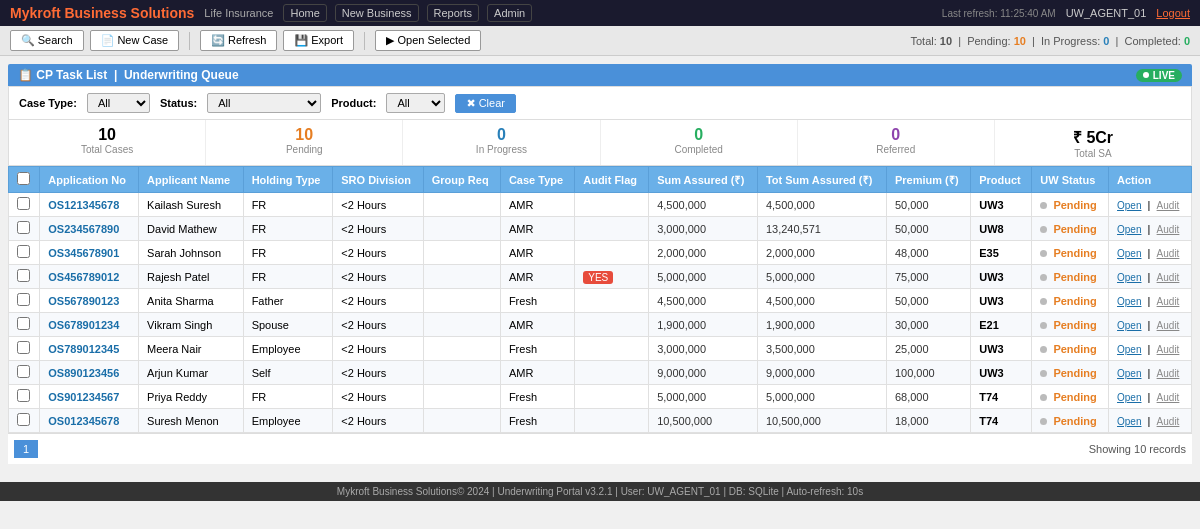
/, run on an earlier commit of the app's database.
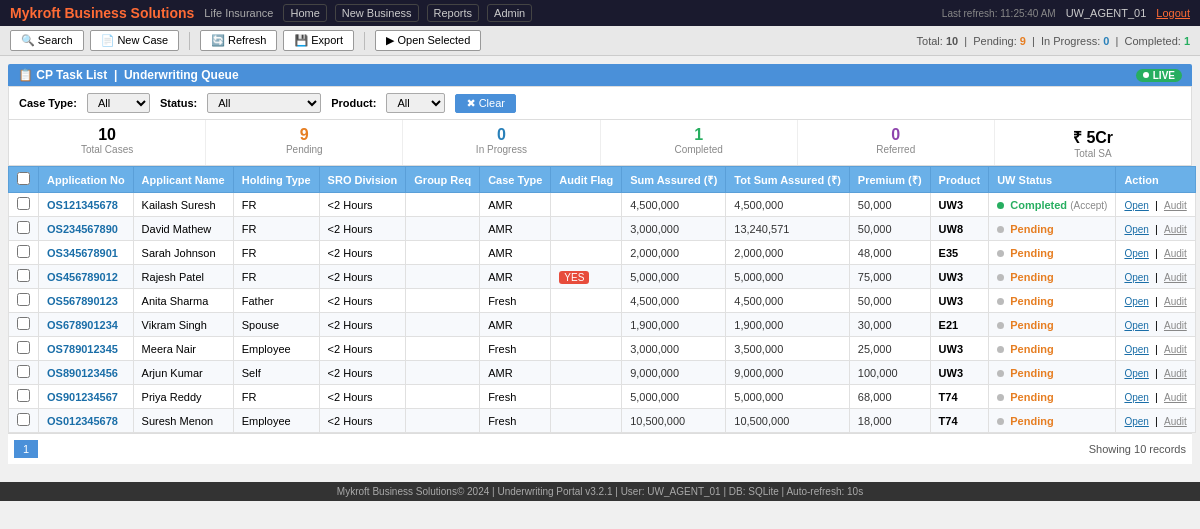
And on a later commit of the database.
### tables this page shows
CREATE TABLE cases (
    app_no              TEXT PRIMARY KEY,
    name                TEXT NOT NULL,
    first_name          TEXT,
    last_name           TEXT,
    dob                 TEXT,
    age                 INTEGER,
    gender              TEXT,
    marital_status      TEXT,
    nationality         TEXT,
    resident_status     TEXT,
    pan_no              TEXT,
    aadhaar_no          TEXT,
    mobile              TEXT,
    email               TEXT,
    address1            TEXT,
    address2            TEXT,
    city                TEXT,
    state               TEXT,
    pincode             TEXT,
    country             TEXT,
    occupation          TEXT,
    organisation_type   TEXT,
    industry            TEXT,
    education           TEXT,
    annual_income       REAL,
    experian_income     REAL,
    politically_exposed TEXT,
    high_risk           TEXT,
    bank_account        TEXT,
    bank_name           TEXT,
    ifsc                TEXT,
    nominee_name        TEXT,
    nominee_relation    TEXT,
    plan                TEXT,
    product_code        TEXT,
    sum_assured         REAL,
    premium             REAL,
    sourcing_type       TEXT,
    advisor_code        TEXT,
    -- Queue-level fields
    holding_type        TEXT,
    sro                 TEXT DEFAULT '<2 Hours',
    case_type           TEXT,
    tsa                 REAL,
    audit_flag          TEXT DEFAULT '',
    -- Status fields
    status              TEXT NOT NULL DEFAULT 'Pending',
    uw_status           TEXT,          -- NULL / 'In Progress' / 'Completed' / 'Referred to Risk'
    uw_decision         TEXT,          -- 'Accept' / 'Reject' / 'Refer'
    uw_remarks          TEXT,
    -- Timestamps
    created_at          TEXT NOT NULL DEFAULT (strftime('%Y-%m-%dT%H:%M:%SZ', 'now')),
    updated_at          TEXT NOT NULL DEFAULT (strftime('%Y-%m-%dT%H:%M:%SZ', 'now'))
);

### apps/sales_agent/router.py (the view)
@sales_agent_bp.route("/")
def queue_view():
    cases = crud.get_all_cases()
    stats = service.get_queue_stats(cases)
    return render_template("queue.html", cases=cases, stats=stats)

### apps/sales_agent/templates/queue.html (shortened to what this page needs)
<!DOCTYPE html>
<html lang="en">
<head>
</head>
<body>
<div class="topbar">
  <span class="logo">Mykroft Business Solutions </span>
  <span style="color:#aaa;font-size:11px">Life Insurance</span>
  <div class="nav-links">
    <a href="#">Home</a>
    <a href="#">New Business</a>
    <a href="#">Reports</a>
    <a href="#">Admin</a>
  </div>
  <div style="margin-left:auto;display:flex;gap:10px;align-items:center">
    <span class="last-updated">Last refresh: <span id="last-refresh-time">--</span></span>
    <span style="font-size:11px;color:#ccc">UW_AGENT_01</span>
    <a href="#" style="color:#ff6b35;font-size:11px">Logout</a>
  </div>
</div>
<div class="toolbar">
  <button>&#128269; Search</button>
  <button>&#128196; New Case</button>
  <button onclick="window.location.reload()">&#128260; Refresh</button>
  <button>&#128190; Export</button>
  <button onclick="openSelected()">&#9654; Open Selected</button>
  <span style="margin-left:auto;font-size:11px;color:#555">
    Total: <strong>{{ stats.total }}</strong> &nbsp;|&nbsp;
    Pending: <strong style="color:#e67e22">{{ stats.pending }}</strong> &nbsp;|&nbsp;
    In Progress: <strong style="color:#2980b9">{{ stats.in_progress }}</strong> &nbsp;|&nbsp;
    Completed: <strong style="color:#27ae60">{{ stats.completed }}</strong>
  </span>
</div>
<div class="main">
  <div class="section-header">
    <span>&#128203; CP Task List &nbsp;|&nbsp; Underwriting Queue</span>
    <span class="live-badge"><span class="live-dot"></span> LIVE</span>
  </div>
  <div class="filter-bar">
    <label>Case Type:</label>
    <select id="filter-case-type" onchange="applyFilter()">
      <option value="">All</option><option>AMR</option><option>Fresh</option>
    </select>
    <label>Status:</label>
    <select id="filter-status" onchange="applyFilter()">
      <option value="">All</option>
    </select>
    <label>Product:</label>
    <select id="filter-product" onchange="applyFilter()">
      <option value="">All</option>
    </select>
    <button onclick="clearFilters()">&#10006; Clear</button>
  </div>
  <div class="stats-bar">
    <div class="stat-card">
      <div class="val">{{ stats.total }}</div>
      <div class="lbl">Total Cases</div>
    </div>
    <div class="stat-card">
      <div class="val" style="color:#e67e22">{{ stats.pending }}</div>
      <div class="lbl">Pending</div>
    </div>
    <div class="stat-card">
      <div class="val" style="color:#2980b9">{{ stats.in_progress }}</div>
      <div class="lbl">In Progress</div>
    </div>
    <div class="stat-card">
      <div class="val" style="color:#27ae60">{{ stats.completed }}</div>
      <div class="lbl">Completed</div>
    </div>
    <div class="stat-card">
      <div class="val" style="color:#8e44ad">{{ stats.referred }}</div>
      <div class="lbl">Referred</div>
    </div>
    <div class="stat-card">
      <div class="val">&#8377; {{ "{:,.0f}".format(cases | sum(attribute='sum_assured') / 10000000) }}Cr</div>
      <div class="lbl">Total SA</div>
    </div>
  </div>
  <table id="cases-table">
    <thead>
      <tr>
        <th><input type="checkbox" id="check-all" onclick="toggleAll(this)"></th>
        <th>Application No</th>
        <th>Applicant Name</th>
        <th>Holding Type</th>
        <th>SRO Division</th>
        <th>Group Req</th>
        <th>Case Type</th>
        <th>Audit Flag</th>
        <th>Sum Assured (&#8377;)</th>
        <th>Tot Sum Assured (&#8377;)</th>
        <th>Premium (&#8377;)</th>
        <th>Product</th>
        <th>UW Status</th>
        <th>Action</th>
      </tr>
    </thead>
    <tbody id="cases-tbody">
      {% for case in cases %}
      <tr id="row-{{ case.app_no }}" data-app-no="{{ case.app_no }}"
          data-case-type="{{ case.case_type }}"
          data-status="{{ case.status }}"
          data-product="{{ case.product_code }}"
          onclick="window.location='/case/{{ case.app_no }}'">
        <td><input type="checkbox" class="row-check" data-app-no="{{ case.app_no }}" onclick="event.stopPropagation()"></td>
        <td style="color:#1a6ea8;font-weight:bold">{{ case.app_no }}</td>
        <td>{{ case.name }}</td>
        <td>{{ case.holding_type }}</td>
        <td>{{ case.sro }}</td>
        <td></td>
        <td>{{ case.case_type }}</td>
        <td>{% if case.audit_flag %}<span class="audit-flag">{{ case.audit_flag }}</span>{% endif %}</td>
        <td class="sum">{{ "{:,.0f}".format(case.sum_assured) }}</td>
        <td class="sum">{{ "{:,.0f}".format(case.tsa) }}</td>
        <td class="sum">{{ "{:,.0f}".format(case.premium) }}</td>
        <td><strong>{{ case.product_code }}</strong></td>
        <td id="status-{{ case.app_no }}">
          {%- set s = case.status -%}
          <span class="uw-dot uw-{{ s|lower|replace(' ', '')|replace('_','') }}"></span>
          <span class="status-{{ s }}">{{ s }}</span>
          {%- if case.uw_decision %} <span style="font-size:10px;color:#888">({{ case.uw_decision }})</span>{%- endif %}
        </td>
        <td onclick="event.stopPropagation()">
          <a href="/case/{{ case.app_no }}" style="color:#1a6ea8;font-size:10px">Open</a>
          &nbsp;|&nbsp;
          <a href="/case/{{ case.app_no }}/audit" style="color:#888;font-size:10px">Audit</a>
        </td>
      </tr>
      {% endfor %}
    </tbody>
  </table>
  <div class="pagination">
    <button class="active">1</button>
    <span style="margin-left:auto;font-size:11px;color:#555">Showing {{ cases|length }} records</span>
  </div>
</div>
<div class="footer">
  Mykroft Business Solutions&copy; 2024 | Underwriting Portal v3.2.1 |
  User: UW_AGENT_01 | DB: SQLite | Auto-refresh: 10s
</div>
</body>
</html>

### apps/sales_agent/templates/queue.html (style rules this page uses)
* { margin: 0; padding: 0; box-sizing: border-box; }
body { font-family: Arial, sans-serif; font-size: 12px; background: #f0f0f0; }
.topbar { background: #1a1a2e; color: white; padding: 4px 10px; display: flex; align-items: center; gap: 10px; }
.topbar .logo { color: #ff6b35; font-weight: bold; font-size: 14px; }
.topbar .nav-links { display: flex; gap: 8px; }
.topbar .nav-links a { color: #ccc; text-decoration: none; font-size: 11px; padding: 2px 6px; border: 1px solid #444; border-radius: 3px; }
.toolbar { background: #e8e8e8; border-bottom: 1px solid #ccc; padding: 4px 10px; display: flex; align-items: center; gap: 6px; }
.toolbar button { padding: 3px 10px; font-size: 11px; border: 1px solid #999; background: #fff; cursor: pointer; border-radius: 2px; }
.main { padding: 8px; }
.section-header { background: #4a90d9; color: white; padding: 4px 10px; font-weight: bold; font-size: 12px; border-radius: 2px 2px 0 0; display: flex; align-items: center; justify-content: space-between; }
.live-badge { background: #27ae60; color: white; padding: 1px 7px; border-radius: 8px; font-size: 10px; display: flex; align-items: center; gap: 4px; }
.live-dot { width: 6px; height: 6px; border-radius: 50%; background: white; animation: blink 1.4s infinite; }
.filter-bar { background: #fff; border: 1px solid #ddd; padding: 6px 10px; display: flex; gap: 10px; align-items: center; flex-wrap: wrap; }
.filter-bar label { font-weight: bold; font-size: 11px; }
.filter-bar input, .filter-bar select { padding: 2px 6px; font-size: 11px; border: 1px solid #aaa; border-radius: 2px; }
.filter-bar button { padding: 2px 10px; font-size: 11px; border: 1px solid #4a90d9; background: #4a90d9; color: white; cursor: pointer; border-radius: 2px; }
table { width: 100%; border-collapse: collapse; background: white; }
thead tr { background: #6ab0e8; color: white; }
thead th { padding: 5px 8px; text-align: left; font-size: 11px; font-weight: bold; border: 1px solid #5a9fd8; white-space: nowrap; }
tbody tr { border-bottom: 1px solid #e0e0e0; transition: background 0.3s; }
tbody tr:nth-child(even) { background: #f7f9fc; }
tbody td { padding: 4px 8px; font-size: 11px; border: 1px solid #e0e0e0; white-space: nowrap; }
.status-Pending { color: #e67e22; font-weight: bold; }
.status-Completed { color: #27ae60; font-weight: bold; }
.audit-flag { background: #e74c3c; color: white; padding: 1px 5px; border-radius: 3px; font-size: 10px; }
.uw-dot { display: inline-block; width: 7px; height: 7px; border-radius: 50%; margin-right: 3px; vertical-align: middle; }
.uw-pending { background: #bbb; }
.uw-completed { background: #27ae60; }
.sum { color: #333; }
.footer { background: #333; color: #aaa; padding: 4px 10px; font-size: 10px; text-align: center; margin-top: 10px; }
.pagination { display: flex; gap: 4px; align-items: center; padding: 6px; background: white; border-top: 1px solid #ddd; }
.pagination button { padding: 2px 8px; font-size: 11px; border: 1px solid #ccc; background: #f5f5f5; cursor: pointer; }
.pagination .active { background: #4a90d9; color: white; border-color: #4a90d9; }
.stats-bar { display: flex; gap: 0; background: white; border: 1px solid #ddd; border-top: none; }
.stat-card { flex: 1; padding: 6px 12px; border-right: 1px solid #eee; text-align: center; }
.stat-card:last-child { border-right: none; }
.stat-card .val { font-size: 16px; font-weight: bold; }
.stat-card .lbl { font-size: 10px; color: #888; }
.last-updated { font-size: 10px; color: #888; }

What changed in the data, as far as the page shows it:
changed cases "OS121345678": status "Pending" → "Completed"; uw_decision (not shown) → "Accept"
Also different on the page:
{{ stats.pending }}: "10" → "9"
{{ stats.completed }}: "0" → "1"
